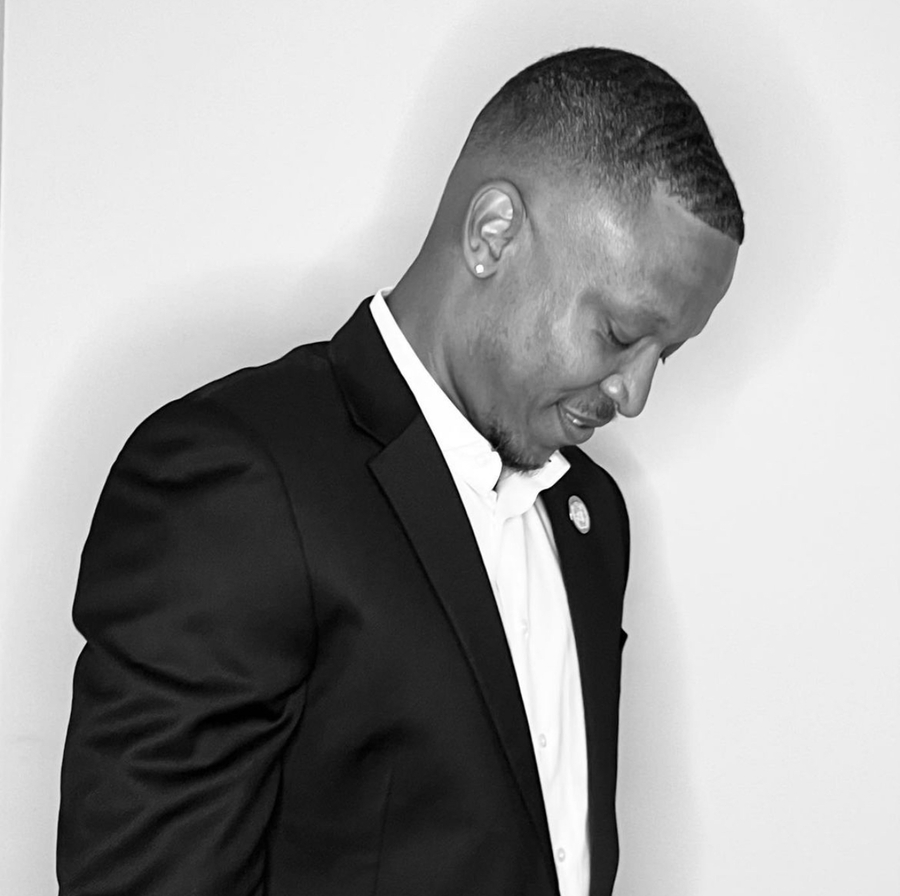
#> input picture press/personal-release-2026-11/william-turner-photo-2026-11.jpg, 900 x 896 px
$ python make_personal_press.py
#> lines starting #> are read from the running program, lines starting #| are printed output that depends on the picture
#!/usr/bin/env python3
"""Personal press profile images — B&W portrait + black panel.
No logo watermark, no phone. Poppins. Overwrites:
  press-william-turner-1200x675.jpg
  press-william-turner-1080x1080.jpg
"""
from pathlib import Path
from PIL import Image, ImageDraw, ImageFont

ROOT = Path(__file__).resolve().parent
SRC = ROOT / "william-turner-photo-2026-11.jpg"
FONT_DIR = Path("/usr/share/fonts/truetype/sand-box/google/Poppins")
HAIR_Y_FRAC = 58 / 896  # measured on source


def F(weight: int, size: int) -> ImageFont.FreeTypeFont:
    names = {
        400: "Poppins-Regular.ttf",
        500: "Poppins-Medium.ttf",
        600: "Poppins-SemiBold.ttf",
        700: "Poppins-Bold.ttf",
    }
    return ImageFont.truetype(str(FONT_DIR / names[weight]), size)


def cover_crop(im: Image.Image, tw: int, th: int, focus_x: float, headroom_frac: float):
    sw, sh = im.size
    # Prefer a scale that still covers, but ease off slightly if needed so headroom is real.
    base = max(tw / sw, th / sh)
    sc = base
    for trial in (1.0, 0.98, 0.96, 0.94):
        sc = base * trial
        nw, nh = int(round(sw * sc)), int(round(sh * sc))
        if nw < tw or nh < th:
            continue
        y_hair = HAIR_Y_FRAC * nh
        y0 = int(round(y_hair - headroom_frac * th))
        if y0 >= 0 and y0 + th <= nh:
            break
    else:
        sc = base
        nw, nh = int(round(sw * sc)), int(round(sh * sc))
    r = im.resize((nw, nh), Image.Resampling.LANCZOS)
    x0 = int(round(focus_x * nw - tw / 2))
    x0 = max(0, min(nw - tw, x0))
    y0 = int(round(HAIR_Y_FRAC * nh - headroom_frac * th))
    y0 = max(0, min(nh - th, y0))
    # If still short on width/height after zoom-out, pad with source-edge bg
    crop = r.crop((x0, y0, min(x0 + tw, nw), min(y0 + th, nh)))
    if crop.size != (tw, th):
        canvas = Image.new("RGB", (tw, th), (230, 230, 230))
        canvas.paste(crop, (0, 0))
        return canvas
    return crop


def soft_shadow(h: int, width: int = 32) -> Image.Image:
    strip = Image.new("L", (width, h), 0)
    px = strip.load()
    for x in range(width):
        a = int(160 * (1 - x / (width - 1)) ** 1.7)
        for y in range(h):
            px[x, y] = a
    return strip


def make_landscape(src: Image.Image) -> Image.Image:
    W, H = 1200, 675
    panel_w = 500
    photo_w = W - panel_w
    photo = cover_crop(src, photo_w, H, focus_x=0.50, headroom_frac=0.085)
    im = Image.new("RGB", (W, H), (0, 0, 0))
    im.paste(photo, (0, 0))
    overlay = Image.new("RGBA", (W, H), (0, 0, 0, 0))
    sh = soft_shadow(H, 32)
    band = Image.new("RGBA", (32, H), (0, 0, 0, 255))
    band.putalpha(sh)
    overlay.paste(band, (photo_w - 32, 0), band)
    im = Image.alpha_composite(im.convert("RGBA"), overlay).convert("RGB")
    d = ImageDraw.Draw(im)
    mx = 700 + 40
    brand = "INFINITUM CORPORATION®"
    f_brand = F(600, 17)
    brand_y = 228
    d.text((mx, brand_y), brand, font=f_brand, fill=(255, 255, 255), anchor="ls")
    bw = d.textlength(brand, font=f_brand)
    rule_y = brand_y + 14
    d.line([(mx, rule_y), (mx + bw, rule_y)], fill=(255, 255, 255), width=1)
    name = "William Aaron Turner"
    f_name = F(700, 38)
    while d.textlength(name, font=f_name) > 392 and f_name.size > 30:
        f_name = F(700, f_name.size - 1)
    name_y = 300
    d.text((mx, name_y), name, font=f_name, fill=(255, 255, 255), anchor="ls")
    bbox = d.textbbox((mx, name_y), name, font=f_name, anchor="ls")
    d.text((mx, bbox[3] + 28), "Founder & President", font=F(400, 18), fill=(165, 165, 165), anchor="ls")
    d.text((mx, 612), "PRESS PROFILE · NOVEMBER 2026", font=F(400, 12), fill=(110, 110, 110), anchor="ls")
    return im


def make_square(src: Image.Image) -> Image.Image:
    W = H = 1080
    photo = cover_crop(src, W, 760, focus_x=0.50, headroom_frac=0.075)
    im = Image.new("RGB", (W, H), (0, 0, 0))
    im.paste(photo, (0, 0))
    overlay = Image.new("RGBA", (W, H), (0, 0, 0, 0))
    grad_start, grad_h = 620, 140
    grad = Image.new("L", (W, grad_h), 0)
    gp = grad.load()
    for y in range(grad_h):
        a = int(255 * (y / (grad_h - 1)) ** 1.2)
        for x in range(W):
            gp[x, y] = a
    band = Image.new("RGBA", (W, grad_h), (0, 0, 0, 255))
    band.putalpha(grad)
    overlay.paste(band, (0, grad_start), band)
    ImageDraw.Draw(overlay).rectangle([0, grad_start + grad_h - 2, W, H], fill=(0, 0, 0, 255))
    im = Image.alpha_composite(im.convert("RGBA"), overlay).convert("RGB")
    d = ImageDraw.Draw(im)
    cx = W // 2
    brand = "INFINITUM CORPORATION®"
    f_brand = F(600, 18)
    brand_y = 790
    d.text((cx, brand_y), brand, font=f_brand, fill=(255, 255, 255), anchor="ms")
    bw = d.textlength(brand, font=f_brand)
    rule_y = brand_y + 14
    d.line([(cx - bw / 2, rule_y), (cx + bw / 2, rule_y)], fill=(255, 255, 255), width=1)
    name = "William Aaron Turner"
    f_name = F(700, 44)
    while d.textlength(name, font=f_name) > W - 160:
        f_name = F(700, f_name.size - 1)
    name_y = 925
    d.text((cx, name_y), name, font=f_name, fill=(255, 255, 255), anchor="ms")
    bbox = d.textbbox((cx, name_y), name, font=f_name, anchor="ms")
    d.text((cx, bbox[3] + 30), "Founder & President", font=F(400, 20), fill=(165, 165, 165), anchor="ms")
    d.text((cx, 1025), "PRESS PROFILE · NOVEMBER 2026", font=F(400, 13), fill=(110, 110, 110), anchor="ms")
    return im


def main():
    src = Image.open(SRC).convert("RGB")
    land = make_landscape(src)
#> in make_landscape, `im = Image.new("RGB", (W, H), (0, 0, 0))`: im: PIL image 1200x675 RGB; every value is 0
#> in make_landscape, `overlay = Image.new("RGBA", (W, H), (0, 0, 0, 0))`: overlay: PIL image 1200x675 RGBA; every value is 0
#> in soft_shadow, `strip = Image.new("L", (width, h), 0)`: strip: PIL image 32x675 L; every value is 0
#> in make_landscape, `overlay.paste(band, (photo_w - 32, 0), band)`:
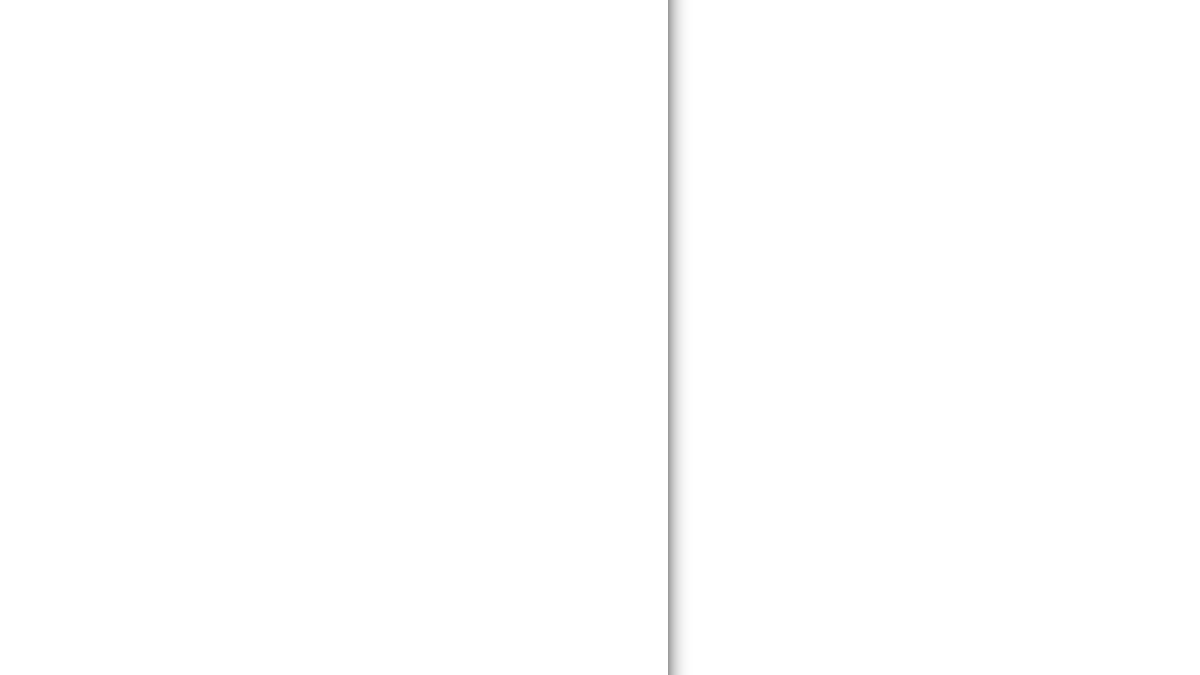
#> overlay: PIL image 1200x675 RGBA; mean R, G, B, A 0, 0, 0, 0.6; transparent parts drawn white
#> in make_landscape, `bw = d.textlength(brand, font=f_brand)`: bw = 233.8
#> the loop in make_landscape, `while d.textlength(name, font=f_name) > 392 and f_name.size > 30:` made 1 pass
#> in make_landscape, `bbox = d.textbbox((mx, name_y), name, font=f_name, anchor="ls")`: bbox = (740, 272, 1125, 300)
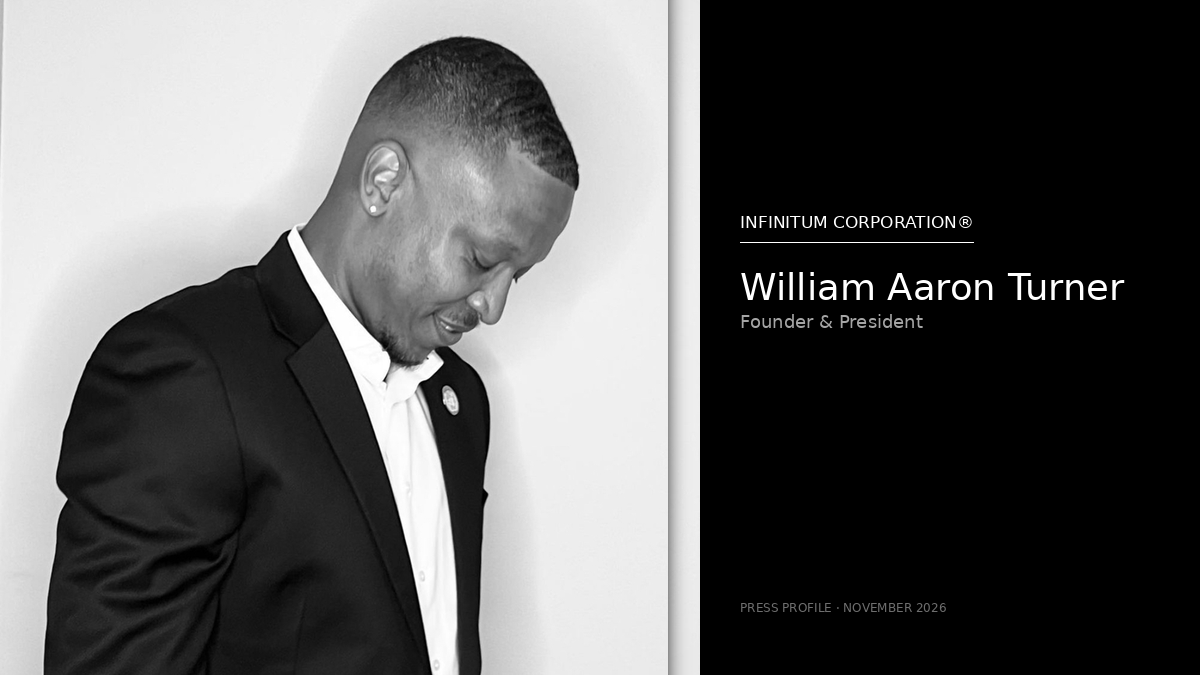
#> land: PIL image 1200x675 RGB; min 0, max 255, mean 93
    sq = make_square(src)
#> call 2 of cover_crop, with tw = 1080, th = 760, focus_x = 0.5, headroom_frac = 0.075
#> in cover_crop (call 2), `crop = r.crop((x0, y0, min(x0 + tw, nw), min(y0 + th, nh)))`:
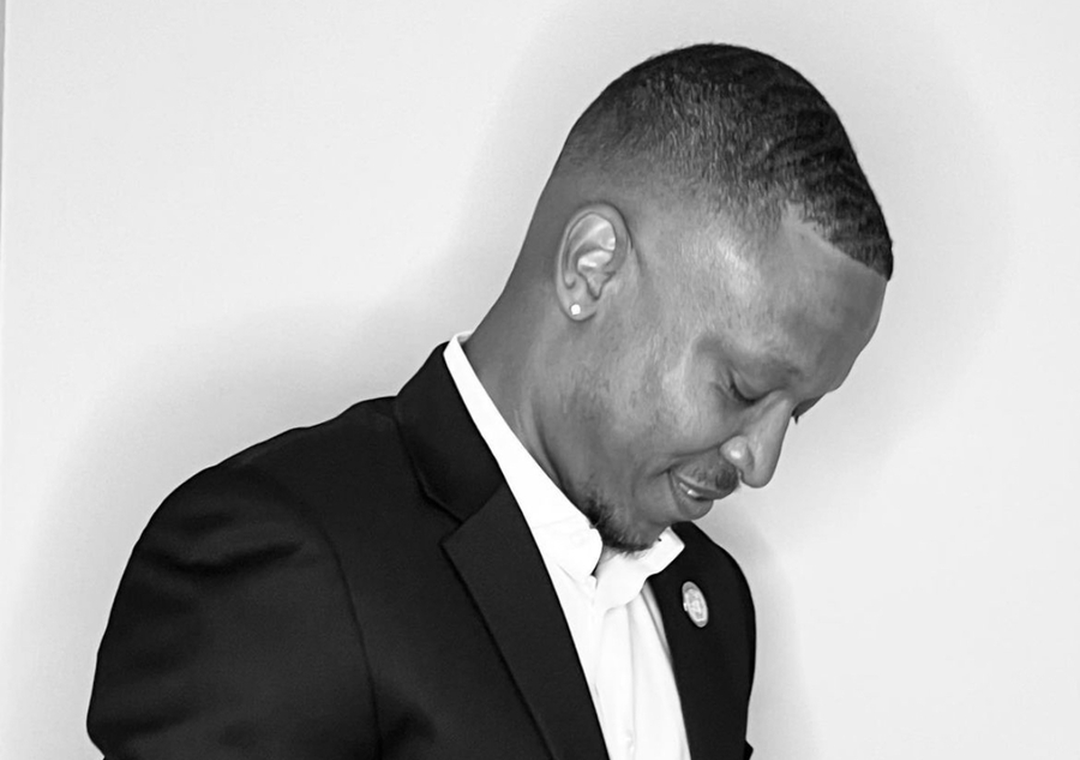
#> crop: PIL image 1080x760 RGB; min 0, max 255, mean 171.3
#> in make_square, `im = Image.new("RGB", (W, H), (0, 0, 0))`: im: PIL image 1080x1080 RGB; every value is 0
#> in make_square, `overlay = Image.new("RGBA", (W, H), (0, 0, 0, 0))`: overlay: PIL image 1080x1080 RGBA; every value is 0
#> in make_square, `grad = Image.new("L", (W, grad_h), 0)`: grad: PIL image 1080x140 L; every value is 0
#> in make_square, `band.putalpha(grad)`:
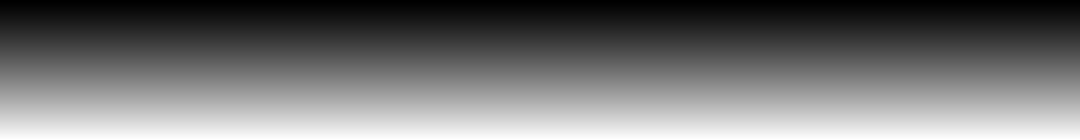
#> grad: PIL image 1080x140 L; min 0, max 255, mean 115.5
#> in make_square, `band.putalpha(grad)`:
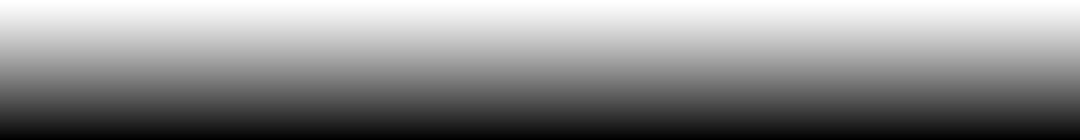
#> band: PIL image 1080x140 RGBA; mean R, G, B, A 0, 0, 0, 115.5; transparent parts drawn white
#> in make_square, `ImageDraw.Draw(overlay).rectangle([0, grad_start + grad_h - 2, W, H], ..`:
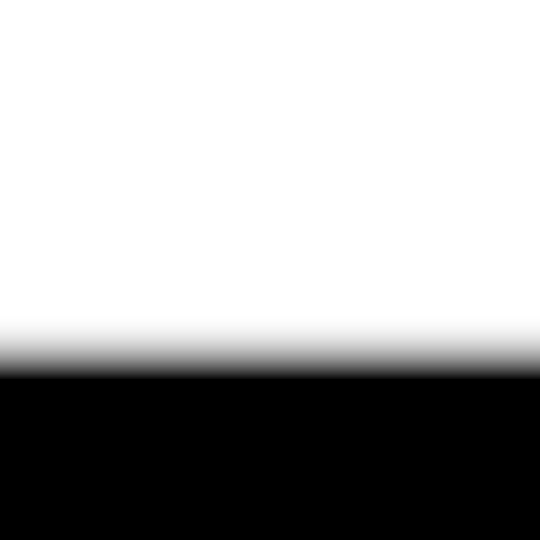
#> overlay: PIL image 1080x1080 RGBA (shown at 1/2 size); mean R, G, B, A 0, 0, 0, 85.3; transparent parts drawn white
#> in make_square, `im = Image.alpha_composite(im.convert("RGBA"), overlay).convert("RGB")`:
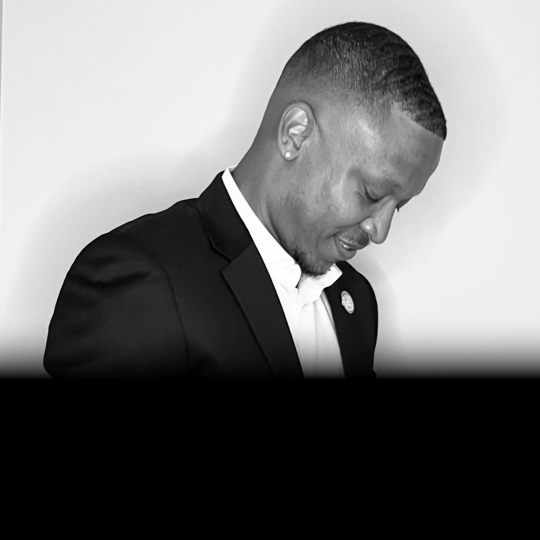
#> im: PIL image 1080x1080 RGB (shown at 1/2 size); min 0, max 255, mean 115.8
#> in make_square, `bw = d.textlength(brand, font=f_brand)`: bw = 247.6
#> in make_square, `bbox = d.textbbox((cx, name_y), name, font=f_name, anchor="ms")`: bbox = (312, 892, 770, 925)
    land_path = ROOT / "press-william-turner-1200x675.jpg"
    sq_path = ROOT / "press-william-turner-1080x1080.jpg"
    land.save(land_path, quality=95, optimize=True, subsampling=0)
    sq.save(sq_path, quality=95, optimize=True, subsampling=0)
    print("wrote", land_path, land.size, land_path.stat().st_size)
#| wrote press/personal-release-2026-11/press-william-turner-1200x675.jpg (1200, 675) 114773
    print("wrote", sq_path, sq.size, sq_path.stat().st_size)
#| wrote press/personal-release-2026-11/press-william-turner-1080x1080.jpg (1080, 1080) 156568


if __name__ == "__main__":
    main()
